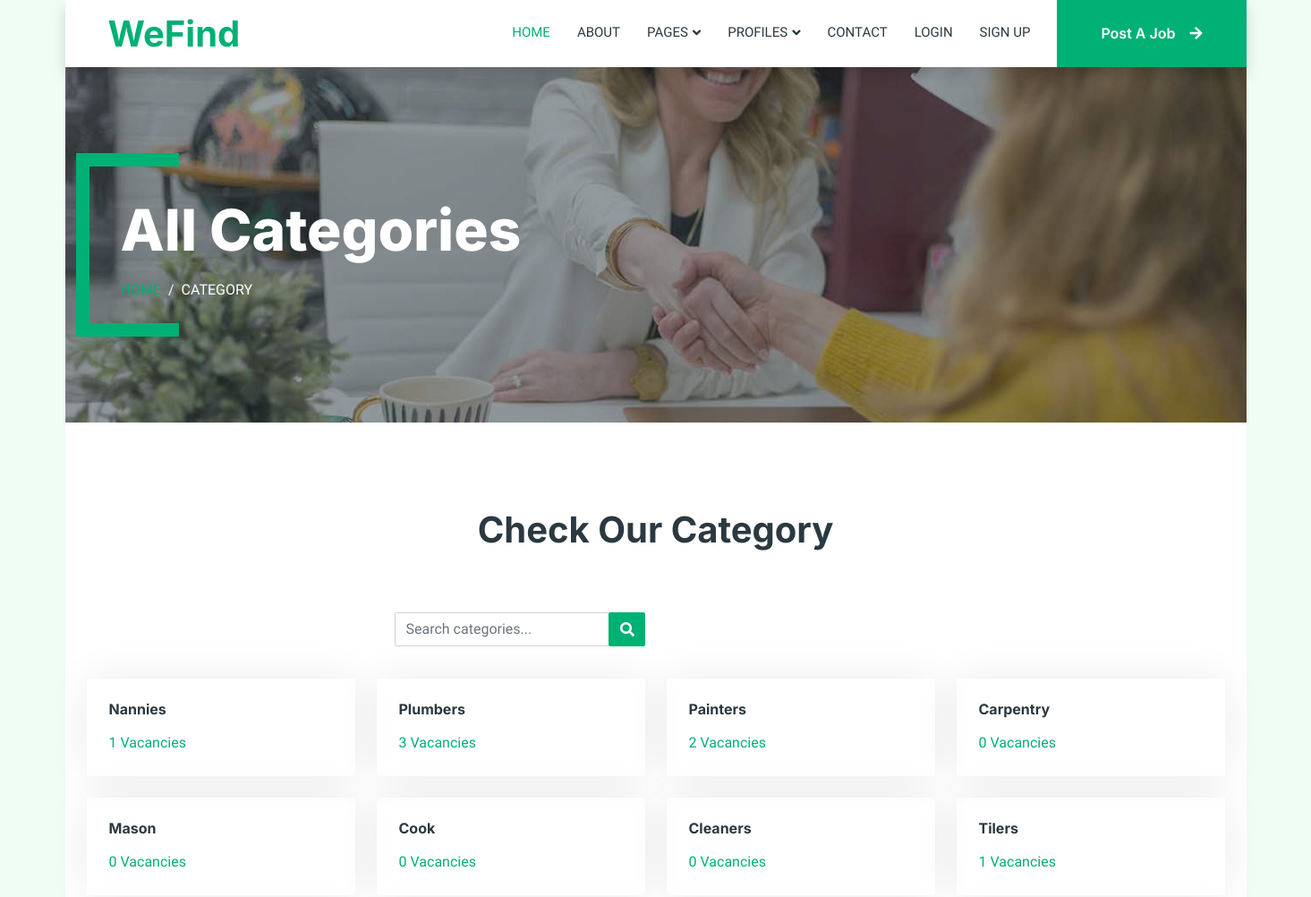
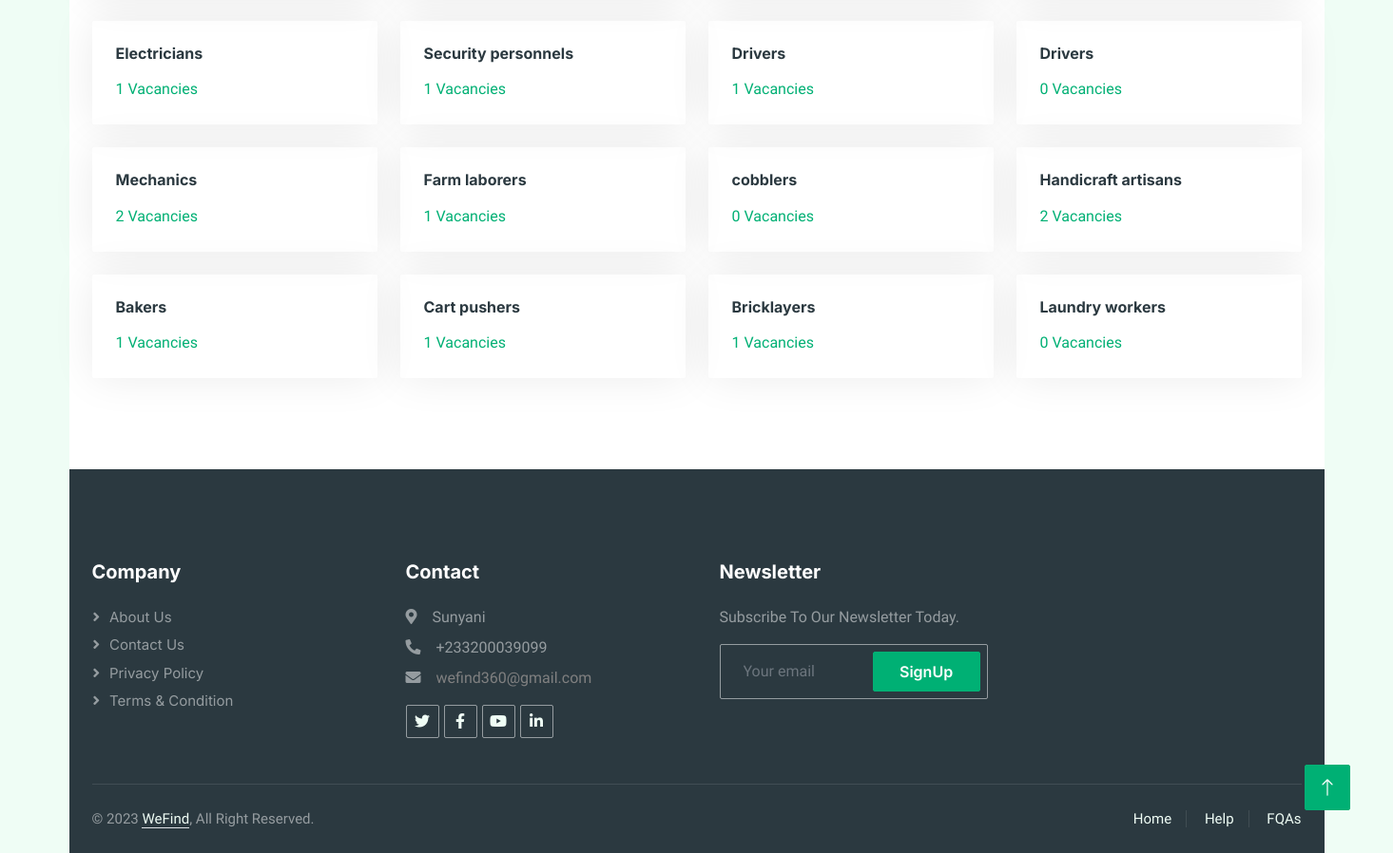
The page /category on the database its author committed (2 pictures, top to bottom).
### portal/models.py (models this page shows, shortened)
class Category(models.Model):
    name = models.CharField(max_length=200)

### portal/views.py (the view)
# urls.py: path('category', views.category, name='category'),
def category(request):
    search_query = request.GET.get('search', '')
    categories = Category.objects.annotate(
        total_jobs=Count(
            Case(
                When(post_job__approved=True, post_job__deadline__gte=timezone.now(), then=1),
                output_field=IntegerField()
            )
        )
    ).filter(Q(name__icontains=search_query))
    return render(request, 'category.html', {'categories': categories})

### portal/templates/category.html (shortened to what this page needs)
{% extends 'base.html' %}
{% load static %}
{% block content %}
        <div class="container-xxl py-5 bg-dark page-header mb-5">
            <div class="container my-5 pt-5 pb-4">
                <h1 class="display-3 text-white mb-3 animated slideInDown">All Categories</h1>
                <nav aria-label="breadcrumb">
                    <ol class="breadcrumb text-uppercase">
                        <li class="breadcrumb-item"><a href="index.html">Home</a></li>
                        <li class="breadcrumb-item text-white active" aria-current="page">Category</li>
                    </ol>
                </nav>
            </div>
        </div>
<div class="container-xxl py-5">
    <div class="container">
        <h1 class="text-center mb-5 wow fadeInUp" data-wow-delay="0.1s">Check Our Category</h1>
            <div class="row mb-3">
            <div class="col-lg-12 offset-lg-3">
              <form class="form-inline" method="GET" action="{% url 'category' %}">
                <div class="input-group">
                  <input type="text" class="form-control gr" name="search" placeholder="Search categories..." value="{{ request.GET.search }}">
                  <div class="input-group-append">
                    <button class="btn btn-primary" type="submit">
                      <i class="fas fa-search" style="margin-right: 60px;"></i>
                    </button>
                  </div>
                </div>
              </form>
            </div>
          </div>
        <div class="row g-4">
             {% for category in categories %}
                <div class="col-lg-3 col-sm-6 wow fadeInUp" data-wow-delay="0.1s">
                    <a class="cat-item rounded p-4" href="{% url 'category_view' category.id %}">
                        <h6 class="mb-3">{{ category.name }}</h6>
                        <p class="mb-0">{{ category.total_jobs }} Vacancies</p>
                    </a>
                </div>
            {% endfor %}
        </div>
    </div>
</div>
        {% endblock  %}

### portal/static/css/style.css (style rules this page uses)
:root { --primary: #00B074; --secondary: #2B9BFF; --light: #EFFDF5; --dark: #2B3940; }
.btn { font-family: 'Inter', sans-serif; font-weight: 600; transition: .5s; }
.btn.btn-primary, .btn.btn-secondary { color: #FFFFFF; }
.header-carousel .container, .page-header .container { position: relative; padding: 45px 0 45px 35px; border-left: 15px solid var(--primary); }
.header-carousel .container::before, .header-carousel .container::after, .page-header .container::before, .page-header .container::after { position: absolute; content: ""; top: 0; left: 0; width: 100px; height: 15px; background: var(--primary); }
.header-carousel .container::after, .page-header .container::after { top: 100%; margin-top: -15px; }
.page-header { background: linear-gradient(rgba(43, 57, 64, .5), rgba(43, 57, 64, .5)), url(../images/carousel-2.jpg) center center no-repeat; background-size: cover; }
.breadcrumb-item + .breadcrumb-item::before { color: var(--light); }
.cat-item { display: block; box-shadow: 0 0 45px rgba(0, 0, 0, .08); border: 1px solid transparent; transition: .5s; }
form { padding: 20px ; width: 30%; display: flex; flex-direction: column; justify-content: center; align-items: center; }
button { width: 40%; padding: 10px; outline: none; border-radius: 20px; background: var(--primary); border: none; color: white; }

### rows shown on the page
Category: name "Nannies", total_jobs "1"
Category: name "Plumbers", total_jobs "3"
Category: name "Painters", total_jobs "2"
Category: name "Carpentry", total_jobs "0"
Category: name "Mason", total_jobs "0"
Category: name "Cook", total_jobs "0"
Category: name "Cleaners", total_jobs "0"
Category: name "Tilers", total_jobs "1"
Category: name "Electricians", total_jobs "1"
Category: name "Security personnels", total_jobs "1"
Category: name "Drivers", total_jobs "1"
Category: name "Drivers", total_jobs "0"
Category: name "Mechanics", total_jobs "2"
Category: name "Farm laborers", total_jobs "1"
Category: name "cobblers", total_jobs "0"
Category: name "Handicraft artisans", total_jobs "2"
Category: name "Bakers", total_jobs "1"
Category: name "Cart pushers", total_jobs "1"
Category: name "Bricklayers", total_jobs "1"
Category: name "Laundry workers", total_jobs "0"
